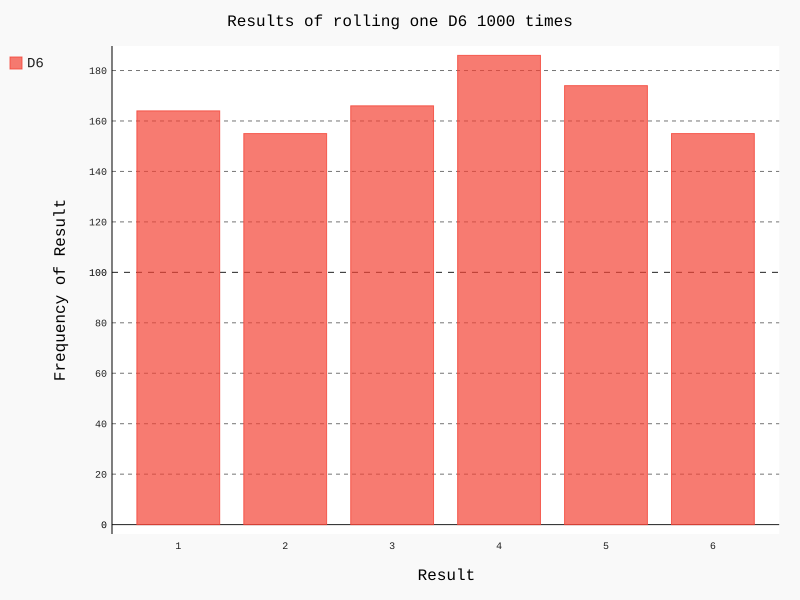

Write Python code to recreate this figure.
"""
掷一个骰子
"""
from die import Die
import pygal

die = Die()

results = []
for roll_num in range(1000):
    result = die.roll()
    results.append(result)

frequencies = []

for value in range(1,die.num_sides+1):
    frequency = results.count(value)
    frequencies.append(frequency)

hist = pygal.Bar()
hist.title = 'Results of rolling one D6 1000 times'
hist.x_labels = [str(n) for n in range(1,7)]
hist.x_title = 'Result'
hist.y_title = 'Frequency of Result'

hist.add('D6',frequencies)
hist.render_to_file('die_visual.svg')
